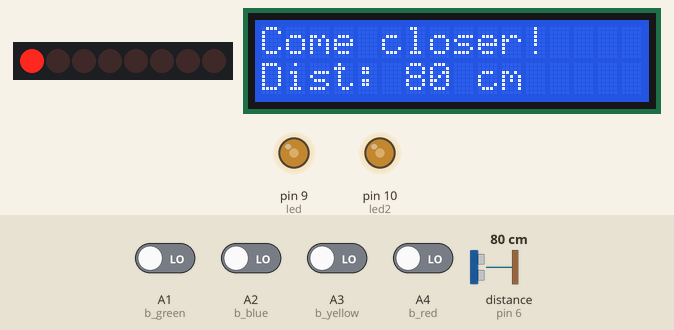
The sketch below on a simulated Arduino Uno, built with avr-gcc and run on an emulated ATmega328P. Shown: 8 shift-register outputs drawn as a row of LEDs (first output left, lit = HIGH), 16×2 character LCD, output pins drawn as LEDs (lit = HIGH). Wiring (inferred from the names in the program): ultrasonic range finder: trigger pin 7; echo pin 6; shift register (74HC595): data A0; shift clock pin 13; latch pin 8. Wiring (inferred from the signals the program sends): row of LEDs: on Q0, Q1, Q2, Q3, Q4, Q5, Q6, Q7. The test bench sets the inputs (shaded band); at power-on: A1 (b_green), A2 (b_blue), A3 (b_yellow), A4 (b_red) LOW, distance to the obstacle (sensor on pin 6) 80 cm. The echo pulse lasts 58.3 µs per cm; pins used as bus, display or sensor lines are not drawn.

Above: at 1.2 s.
1.3 s: distance to the obstacle (sensor on pin 6) set to 2 cm
At 1.45 s:
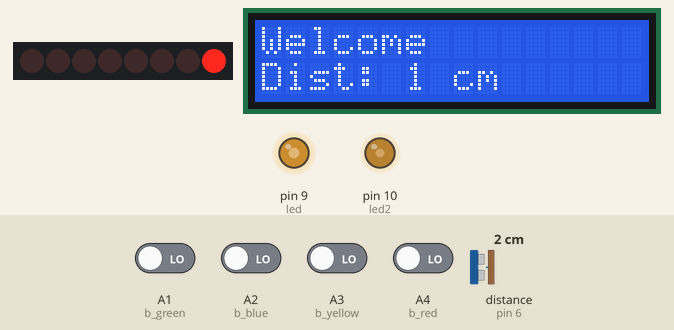
3.3 s: A1 (b_green) driven HIGH
At 3.41 s:
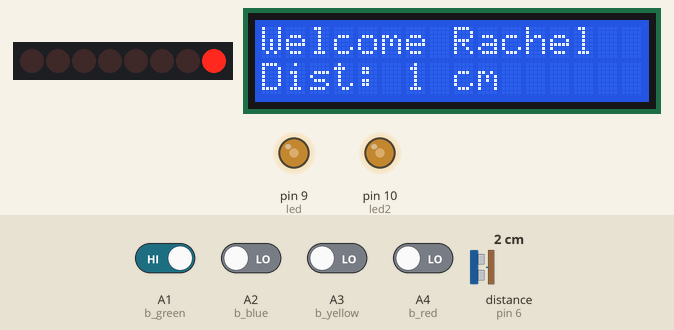
5.3 s: A3 (b_yellow) driven HIGH
At 5.57 s:
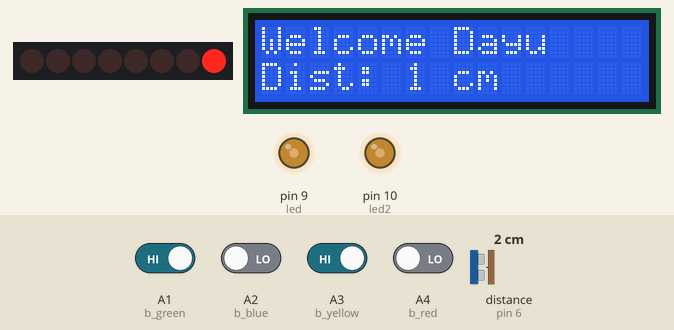
7.5 s: A4 (b_red) driven HIGH
At 7.73 s:
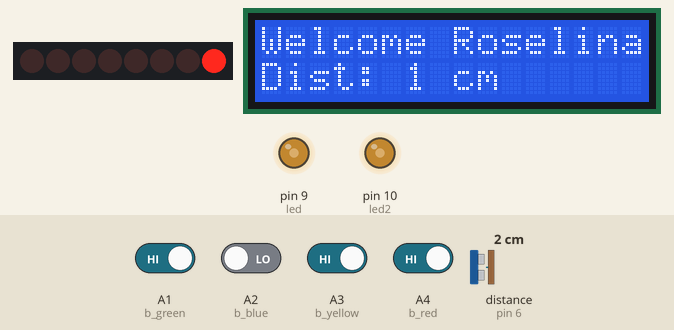
9.6 s: distance to the obstacle (sensor on pin 6) set to 18 cm
At 9.71 s:
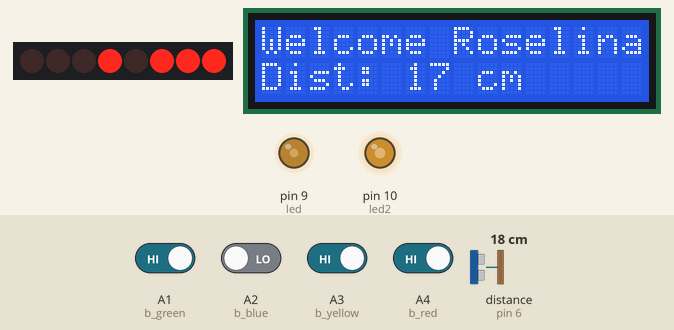
11.6 s: A4 (b_red) driven LOW
At 11.7 s:
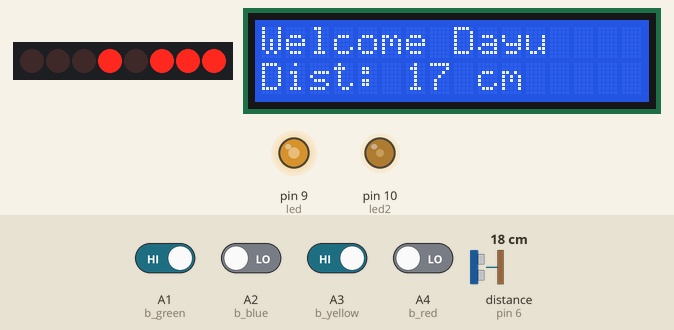
Timing chart, 0 to 14.6 s (numbered marks = the images above; inputs shaded):
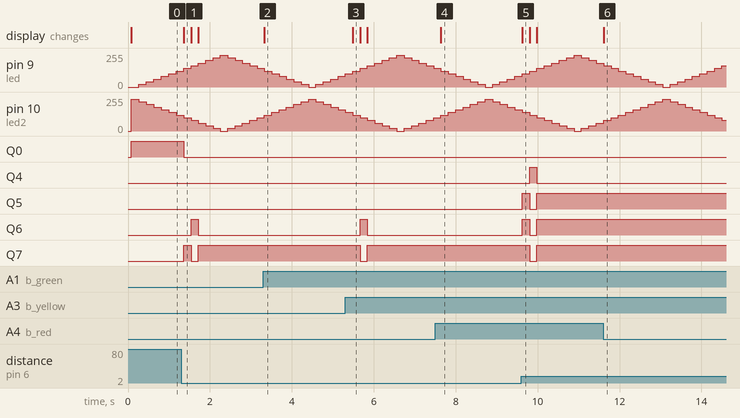

The sketch:

turnitup.ino
```cpp
#include <LiquidCrystal.h>
#include <SoftwareSerial.h>
#define trigPin 7
#define echoPin 6
#define led 9
#define led2 10
#define data_pin A0
#define b_blue A2
#define b_green A1
#define b_red A4
#define b_yellow A3

const int rs = 12, en = 11, d4 = 5, d5 = 4, d6 = 3, d7 = 2;
const int clock_pin = 13;
const int latch_pin = 8;
String avatar = "";

const byte digit_pattern[10] = {
  B0000,  // 0
  B0001,  // 1
  B0010,  // 2
  B0011,  // 3
  B0100,  // 4
  B0101,  // 5
  B0110,  // 6
  B0111,  // 7
  B1000,  // 8
  B1001,  // 9
};

unsigned int counter = 0;
int brightness = 0;
int fadeAmount = 20;
long duration, distance, cm;
LiquidCrystal lcd(rs, en, d4, d5, d6, d7);
SoftwareSerial BTSerial(0, 1);

void setup() {
  BTSerial.begin (9600);
  lcd.begin(16, 2);

  pinMode(data_pin, OUTPUT);
  pinMode(clock_pin, OUTPUT);
  pinMode(latch_pin, OUTPUT);
  pinMode(echoPin, INPUT);
  pinMode(trigPin, OUTPUT);
  pinMode(led, OUTPUT);
  pinMode(led2, OUTPUT);
}

void loop() {
  if (digitalRead(b_red)) {
    BTSerial.println(1);
    avatar = "Roselina";
  } else if (digitalRead(b_yellow)) {
    BTSerial.println(2);
    avatar = "Dayu";
  } else if (digitalRead(b_green)) {
    BTSerial.println(3);
    avatar = "Rachel";
  } else if (digitalRead(b_blue)) {
    BTSerial.println(4);
    avatar = "Jessica";
  } else {
    BTSerial.println(0);
  }

  digitalWrite(trigPin, LOW);
  delayMicroseconds(2);
  digitalWrite(trigPin, HIGH);
  delayMicroseconds(10);
  digitalWrite(trigPin, LOW);

  duration = pulseIn(echoPin, HIGH);
  distance = microsecondsToCentimeters(duration);

  lcd.clear();
  lcd.setCursor(0,0);

  if (distance < 30) {
    lcd.print("Welcome ");
    lcd.print(avatar);
  }
  else {
    lcd.print("Come closer!");
  }

  lcd.setCursor(0,1);

  if (distance >= 99){
    lcd.print("Out of range");
    distance = 99;
  } else if (distance <= 0) {
    lcd.print("Out of range");
    distance = 0;
  } else {
    lcd.print("Dist: ");
    lcd.print(distance);
    lcd.print(" cm");
  }

  update_one_digit(distance % 10, distance / 10);

  analogWrite(led,brightness);
  analogWrite(led2,(240 - brightness));
  brightness = brightness + fadeAmount;
  if (brightness <= 0 || brightness >= 240) {
    fadeAmount = -fadeAmount;
  }

  delay(170);
}

long microsecondsToCentimeters(long microseconds) {
  return microseconds / 29 / 2;
}

void update_one_digit(int data1, int data2) {
  int i;
  byte pattern;

  pattern = digit_pattern[data1] ^ digit_pattern[data2] << 4;

  digitalWrite(latch_pin, LOW);

  shiftOut(data_pin, clock_pin, LSBFIRST, pattern);

  digitalWrite(latch_pin, HIGH);
}
```

Measured:
- after the input at 1.3 s, Q0: HIGH → LOW after 0.06 s; Q6: LOW → HIGH after 0.24 s, → LOW 0.18 s later; Q7: LOW → HIGH after 0.06 s, → LOW 0.18 s later, → HIGH 0.18 s later; the display: changes after 0.06 s (image 1)
- after the input at 3.3 s, the display: changes at once (image 2)
- after the input at 5.3 s, Q6: LOW → HIGH after 0.37 s, → LOW 0.18 s later; Q7: HIGH → LOW after 0.37 s, → HIGH 0.18 s later; the display: changes after 0.19 s (image 3)
- after the input at 7.5 s, the display: changes after 0.14 s (image 4)
- after the input at 9.6 s, the display: changes at once (image 5)
- after the input at 11.6 s, the display: changes at once (image 6)
- by itself, pin 10 (led2): rises from 60/255 to 240/255 in 1.4 s, then falls to 80/255 in 1.4 s
